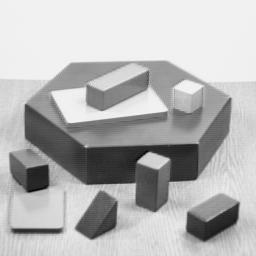
//> input picture Harris/blox.jpg, 256 x 256 px
$ ./main blox.jpg   (built with g++ and OpenCV 4)
//> lines starting //> are read from the running program, lines starting //| are printed output that depends on the picture
//> further down, src is the input picture: 256 rows x 256 cols, CV_8UC1; min 0, max 252, mean 182.8
#include <iostream>
#include <opencv2/opencv.hpp>

using namespace cv;

Mat src, dst;
int ht = 68;

void harris(const Mat& src, Mat& dst){

    //1. Calcolare le derivate  rispetto x e y
    Mat dX, dY;
    Sobel(src, dX, CV_32FC1, 1, 0);
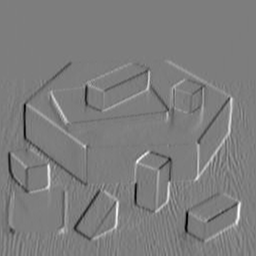
//> dX: 256 rows x 256 cols, CV_32FC1; min -508, max 524, mean 0.1; drawn with min black and max white
    Sobel(src, dY, CV_32FC1, 0, 1);
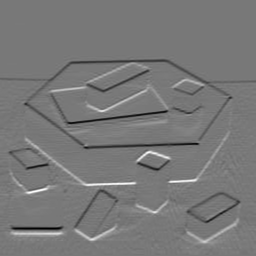
//> dY: 256 rows x 256 cols, CV_32FC1; min -556, max 617, mean -0.9; drawn with min black and max white

    //2. Calcolare dX^2, dY^2 e dX*dY
    Mat dX2, dY2, dXY;
    pow(dX, 2, dX2);
    pow(dY, 2, dY2);
    multiply(dX, dY, dXY);
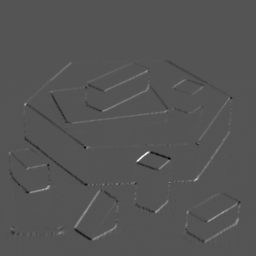
//> dXY: 256 rows x 256 cols, CV_32FC1; min -106865, max 213969, mean 401.3; drawn with min black and max white

    //3. applicare un filtro Gaussiano a dX2, dY2 e dXY;
    //    Praticamente, è quello che facciamo quando moltiplichiamo quei valori per w(x,y).
    //    Otteniamo le componenti C00, C01, C10, C11
    Mat  C00, C01, C10, C11;
    GaussianBlur(dX2, C00, Size(3,3), 0, 0);
    GaussianBlur(dY2, C11, Size(3,3), 0, 0);
    GaussianBlur(dXY, C10, Size(3,3), 0, 0);
    C10.copyTo(C01);

    //4. Calcoliamo R = determinante - k*taccia^2
    //    Determinante = C00*C11 - C01*C10
    Mat C1, C2, det, traccia, R;
    double k = 0.05;
    multiply(C00, C11, C1);
    multiply(C10, C10, C2);
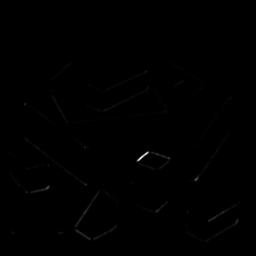
//> C2: 256 rows x 256 cols, CV_32FC1; min 0, max 1.98e+10, mean 39275084; drawn with min black and max white
    det = C1 - C2;
    //    traccia =  C00 + C11
    traccia = C00 + C11;
    pow(traccia, 2, traccia);
    traccia = k*traccia;
    R = det - traccia;
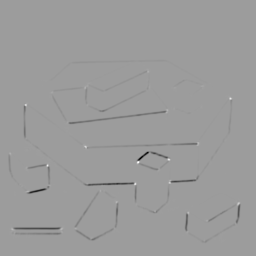
//> R: 256 rows x 256 cols, CV_32FC1; min -3.91e+09, max 2.45e+09, mean -25586250; drawn with min black and max white

    //5. Normalizzare R
    normalize(R, dst, 0, 255, NORM_MINMAX, CV_32FC1, Mat());


}

void HarrisThreshold(int, void*){
	harris(src,dst);

    Mat dst_scale;
    convertScaleAbs(dst, dst_scale);

    //6. Sogliare R
    for(int i = 1; i < dst.rows-1; i++){
        for(int j = 1; j < dst.cols-1; j++){
            if(dst.at<float>(i,j) > ht)
                circle(dst_scale, Point(j,i),5, Scalar(0), 2, 8, 0);
        }
    }
//> dst_scale: 256 rows x 256 cols, CV_8UC1; every value is 0
    imshow("Harris",dst_scale);
}

int main(int argc, char **argv){

    src = imread(argv[1], IMREAD_GRAYSCALE);
    if( src.empty() )
        return -1;

    imshow("My Img", src);
    waitKey(0);


    namedWindow("Harris");
    createTrackbar("Trackbar th", "Harris", &ht, 255, HarrisThreshold);
    HarrisThreshold(0,0);
    //harris(src, dst);
    //imshow("Harris", dst);
    waitKey(0);

    Mat Harris;
    cornerHarris( src, Harris, 2, 3, 0.05);
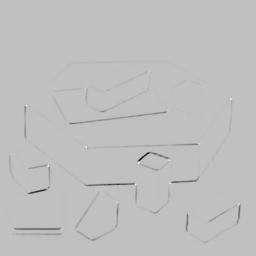
//> Harris: 256 rows x 256 cols, CV_32FC1; min -0.00515, max 0.00169, mean -3.03e-05; drawn with min black and max white
    normalize( Harris, Harris, 0, 255, NORM_MINMAX, CV_32FC1, Mat() );
    convertScaleAbs( Harris, Harris );
//> Harris: 256 rows x 256 cols, CV_8UC1
    imshow( "Harris Cv", Harris);
    waitKey(0);


    return 0;
}
